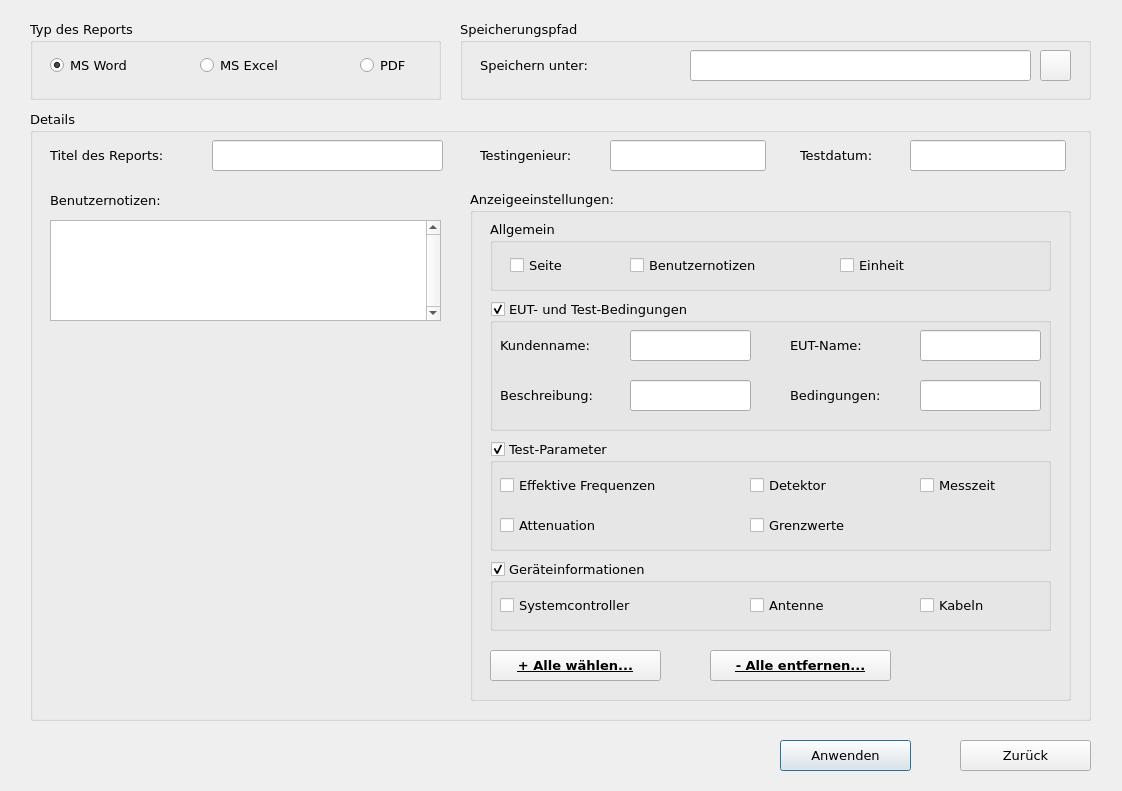
<?xml version="1.0" encoding="UTF-8"?>
<ui version="4.0">
 <class>ReportWindow</class>
 <widget class="QWidget" name="ReportWindow">
  <property name="geometry">
   <rect>
    <x>0</x>
    <y>0</y>
    <width>1122</width>
    <height>791</height>
   </rect>
  </property>
  <property name="minimumSize">
   <size>
    <width>0</width>
    <height>0</height>
   </size>
  </property>
  <property name="maximumSize">
   <size>
    <width>1401</width>
    <height>100000</height>
   </size>
  </property>
  <property name="font">
   <font>
    <family>Verdana</family>
    <pointsize>10</pointsize>
   </font>
  </property>
  <property name="windowTitle">
   <string>Einstellungen des Reports </string>
  </property>
  <property name="windowIcon">
   <iconset>
    <selectedon>icon materials/6.png</selectedon>
   </iconset>
  </property>
  <widget class="QGroupBox" name="DetailsGroupBox">
   <property name="geometry">
    <rect>
     <x>30</x>
     <y>110</y>
     <width>1061</width>
     <height>611</height>
    </rect>
   </property>
   <property name="minimumSize">
    <size>
     <width>1061</width>
     <height>611</height>
    </size>
   </property>
   <property name="maximumSize">
    <size>
     <width>1061</width>
     <height>611</height>
    </size>
   </property>
   <property name="title">
    <string>Details</string>
   </property>
   <widget class="QLabel" name="ReportTitelLabel">
    <property name="geometry">
     <rect>
      <x>20</x>
      <y>30</y>
      <width>161</width>
      <height>31</height>
     </rect>
    </property>
    <property name="minimumSize">
     <size>
      <width>161</width>
      <height>31</height>
     </size>
    </property>
    <property name="maximumSize">
     <size>
      <width>161</width>
      <height>31</height>
     </size>
    </property>
    <property name="text">
     <string>Titel des Reports:</string>
    </property>
   </widget>
   <widget class="QLineEdit" name="ReportTitelLineEdit">
    <property name="geometry">
     <rect>
      <x>182</x>
      <y>30</y>
      <width>231</width>
      <height>31</height>
     </rect>
    </property>
    <property name="minimumSize">
     <size>
      <width>231</width>
      <height>31</height>
     </size>
    </property>
    <property name="maximumSize">
     <size>
      <width>231</width>
      <height>31</height>
     </size>
    </property>
   </widget>
   <widget class="QLabel" name="TestIngenieurLabel">
    <property name="geometry">
     <rect>
      <x>450</x>
      <y>30</y>
      <width>131</width>
      <height>31</height>
     </rect>
    </property>
    <property name="minimumSize">
     <size>
      <width>131</width>
      <height>31</height>
     </size>
    </property>
    <property name="maximumSize">
     <size>
      <width>131</width>
      <height>31</height>
     </size>
    </property>
    <property name="text">
     <string>Testingenieur:</string>
    </property>
   </widget>
   <widget class="QLineEdit" name="TestIngenieurLineEdit">
    <property name="geometry">
     <rect>
      <x>580</x>
      <y>30</y>
      <width>156</width>
      <height>31</height>
     </rect>
    </property>
    <property name="minimumSize">
     <size>
      <width>156</width>
      <height>31</height>
     </size>
    </property>
    <property name="maximumSize">
     <size>
      <width>156</width>
      <height>31</height>
     </size>
    </property>
   </widget>
   <widget class="QLabel" name="TestDatumLabel">
    <property name="geometry">
     <rect>
      <x>770</x>
      <y>30</y>
      <width>101</width>
      <height>31</height>
     </rect>
    </property>
    <property name="minimumSize">
     <size>
      <width>101</width>
      <height>31</height>
     </size>
    </property>
    <property name="maximumSize">
     <size>
      <width>101</width>
      <height>31</height>
     </size>
    </property>
    <property name="text">
     <string>Testdatum:</string>
    </property>
   </widget>
   <widget class="QLineEdit" name="TestDatumLineEdit">
    <property name="geometry">
     <rect>
      <x>880</x>
      <y>30</y>
      <width>156</width>
      <height>31</height>
     </rect>
    </property>
    <property name="minimumSize">
     <size>
      <width>156</width>
      <height>31</height>
     </size>
    </property>
    <property name="maximumSize">
     <size>
      <width>156</width>
      <height>31</height>
     </size>
    </property>
   </widget>
   <widget class="QLabel" name="BenutzerNotizenLabel">
    <property name="geometry">
     <rect>
      <x>20</x>
      <y>75</y>
      <width>151</width>
      <height>31</height>
     </rect>
    </property>
    <property name="minimumSize">
     <size>
      <width>151</width>
      <height>31</height>
     </size>
    </property>
    <property name="maximumSize">
     <size>
      <width>151</width>
      <height>31</height>
     </size>
    </property>
    <property name="text">
     <string>Benutzernotizen:</string>
    </property>
   </widget>
   <widget class="QTextEdit" name="BenutzerNotizenTextEdit">
    <property name="geometry">
     <rect>
      <x>20</x>
      <y>110</y>
      <width>391</width>
      <height>101</height>
     </rect>
    </property>
    <property name="minimumSize">
     <size>
      <width>391</width>
      <height>101</height>
     </size>
    </property>
    <property name="maximumSize">
     <size>
      <width>391</width>
      <height>101</height>
     </size>
    </property>
    <property name="verticalScrollBarPolicy">
     <enum>Qt::ScrollBarAlwaysOn</enum>
    </property>
   </widget>
   <widget class="QLabel" name="ReportIconLabel">
    <property name="geometry">
     <rect>
      <x>80</x>
      <y>270</y>
      <width>271</width>
      <height>271</height>
     </rect>
    </property>
    <property name="minimumSize">
     <size>
      <width>271</width>
      <height>271</height>
     </size>
    </property>
    <property name="maximumSize">
     <size>
      <width>271</width>
      <height>271</height>
     </size>
    </property>
    <property name="text">
     <string/>
    </property>
   </widget>
   <widget class="QGroupBox" name="AnzeigeEinstellungenGroupBox">
    <property name="geometry">
     <rect>
      <x>440</x>
      <y>80</y>
      <width>601</width>
      <height>511</height>
     </rect>
    </property>
    <property name="minimumSize">
     <size>
      <width>601</width>
      <height>501</height>
     </size>
    </property>
    <property name="maximumSize">
     <size>
      <width>601</width>
      <height>511</height>
     </size>
    </property>
    <property name="title">
     <string>Anzeigeeinstellungen:</string>
    </property>
    <widget class="QGroupBox" name="AllgemeinGroupBox">
     <property name="geometry">
      <rect>
       <x>20</x>
       <y>30</y>
       <width>561</width>
       <height>71</height>
      </rect>
     </property>
     <property name="minimumSize">
      <size>
       <width>561</width>
       <height>71</height>
      </size>
     </property>
     <property name="maximumSize">
      <size>
       <width>561</width>
       <height>71</height>
      </size>
     </property>
     <property name="title">
      <string>Allgemein</string>
     </property>
     <widget class="QCheckBox" name="AllgemeinSeiteCheckBox">
      <property name="geometry">
       <rect>
        <x>20</x>
        <y>30</y>
        <width>71</width>
        <height>31</height>
       </rect>
      </property>
      <property name="minimumSize">
       <size>
        <width>71</width>
        <height>31</height>
       </size>
      </property>
      <property name="maximumSize">
       <size>
        <width>71</width>
        <height>31</height>
       </size>
      </property>
      <property name="text">
       <string>Seite</string>
      </property>
     </widget>
     <widget class="QCheckBox" name="AllgemeinBenutzerNotizenCheckBox">
      <property name="geometry">
       <rect>
        <x>140</x>
        <y>30</y>
        <width>171</width>
        <height>31</height>
       </rect>
      </property>
      <property name="minimumSize">
       <size>
        <width>171</width>
        <height>31</height>
       </size>
      </property>
      <property name="maximumSize">
       <size>
        <width>171</width>
        <height>31</height>
       </size>
      </property>
      <property name="text">
       <string>Benutzernotizen</string>
      </property>
     </widget>
     <widget class="QCheckBox" name="AllgemeinDiagrammCheckBox">
      <property name="geometry">
       <rect>
        <x>350</x>
        <y>30</y>
        <width>191</width>
        <height>31</height>
       </rect>
      </property>
      <property name="minimumSize">
       <size>
        <width>191</width>
        <height>31</height>
       </size>
      </property>
      <property name="maximumSize">
       <size>
        <width>191</width>
        <height>31</height>
       </size>
      </property>
      <property name="text">
       <string>Einheit</string>
      </property>
     </widget>
    </widget>
    <widget class="QGroupBox" name="TestparameterGroupBox">
     <property name="geometry">
      <rect>
       <x>20</x>
       <y>250</y>
       <width>561</width>
       <height>111</height>
      </rect>
     </property>
     <property name="minimumSize">
      <size>
       <width>561</width>
       <height>111</height>
      </size>
     </property>
     <property name="maximumSize">
      <size>
       <width>561</width>
       <height>111</height>
      </size>
     </property>
     <property name="title">
      <string>Test-Parameter</string>
     </property>
     <property name="checkable">
      <bool>true</bool>
     </property>
     <widget class="QCheckBox" name="Effectivefrequency">
      <property name="geometry">
       <rect>
        <x>10</x>
        <y>30</y>
        <width>211</width>
        <height>31</height>
       </rect>
      </property>
      <property name="minimumSize">
       <size>
        <width>211</width>
        <height>31</height>
       </size>
      </property>
      <property name="maximumSize">
       <size>
        <width>211</width>
        <height>31</height>
       </size>
      </property>
      <property name="text">
       <string>Effektive Frequenzen</string>
      </property>
     </widget>
     <widget class="QCheckBox" name="Messzeit">
      <property name="geometry">
       <rect>
        <x>430</x>
        <y>30</y>
        <width>101</width>
        <height>31</height>
       </rect>
      </property>
      <property name="minimumSize">
       <size>
        <width>101</width>
        <height>31</height>
       </size>
      </property>
      <property name="maximumSize">
       <size>
        <width>101</width>
        <height>31</height>
       </size>
      </property>
      <property name="text">
       <string>Messzeit</string>
      </property>
     </widget>
     <widget class="QCheckBox" name="Attenuation">
      <property name="geometry">
       <rect>
        <x>10</x>
        <y>70</y>
        <width>131</width>
        <height>31</height>
       </rect>
      </property>
      <property name="minimumSize">
       <size>
        <width>131</width>
        <height>31</height>
       </size>
      </property>
      <property name="maximumSize">
       <size>
        <width>131</width>
        <height>31</height>
       </size>
      </property>
      <property name="text">
       <string>Attenuation</string>
      </property>
     </widget>
     <widget class="QCheckBox" name="Detektor">
      <property name="geometry">
       <rect>
        <x>260</x>
        <y>30</y>
        <width>101</width>
        <height>31</height>
       </rect>
      </property>
      <property name="minimumSize">
       <size>
        <width>101</width>
        <height>31</height>
       </size>
      </property>
      <property name="maximumSize">
       <size>
        <width>101</width>
        <height>31</height>
       </size>
      </property>
      <property name="text">
       <string>Detektor</string>
      </property>
     </widget>
     <widget class="QCheckBox" name="Grenzwerte">
      <property name="geometry">
       <rect>
        <x>260</x>
        <y>70</y>
        <width>121</width>
        <height>31</height>
       </rect>
      </property>
      <property name="minimumSize">
       <size>
        <width>121</width>
        <height>31</height>
       </size>
      </property>
      <property name="maximumSize">
       <size>
        <width>121</width>
        <height>31</height>
       </size>
      </property>
      <property name="text">
       <string>Grenzwerte</string>
      </property>
     </widget>
    </widget>
    <widget class="QToolButton" name="AnzeigeEinsteuungenToolButton_1">
     <property name="geometry">
      <rect>
       <x>20</x>
       <y>460</y>
       <width>171</width>
       <height>31</height>
      </rect>
     </property>
     <property name="minimumSize">
      <size>
       <width>171</width>
       <height>31</height>
      </size>
     </property>
     <property name="maximumSize">
      <size>
       <width>171</width>
       <height>31</height>
      </size>
     </property>
     <property name="font">
      <font>
       <weight>75</weight>
       <italic>false</italic>
       <bold>true</bold>
       <underline>true</underline>
      </font>
     </property>
     <property name="text">
      <string>+ Alle wählen...</string>
     </property>
    </widget>
    <widget class="QToolButton" name="AnzeigeEinsteuungenToolButton_2">
     <property name="geometry">
      <rect>
       <x>240</x>
       <y>460</y>
       <width>181</width>
       <height>31</height>
      </rect>
     </property>
     <property name="minimumSize">
      <size>
       <width>181</width>
       <height>31</height>
      </size>
     </property>
     <property name="maximumSize">
      <size>
       <width>181</width>
       <height>31</height>
      </size>
     </property>
     <property name="font">
      <font>
       <weight>75</weight>
       <bold>true</bold>
       <underline>true</underline>
      </font>
     </property>
     <property name="text">
      <string>- Alle entfernen...</string>
     </property>
    </widget>
    <widget class="QGroupBox" name="EUTgroupBox">
     <property name="geometry">
      <rect>
       <x>20</x>
       <y>110</y>
       <width>561</width>
       <height>131</height>
      </rect>
     </property>
     <property name="minimumSize">
      <size>
       <width>561</width>
       <height>131</height>
      </size>
     </property>
     <property name="maximumSize">
      <size>
       <width>561</width>
       <height>131</height>
      </size>
     </property>
     <property name="focusPolicy">
      <enum>Qt::NoFocus</enum>
     </property>
     <property name="title">
      <string>EUT- und Test-Bedingungen</string>
     </property>
     <property name="checkable">
      <bool>true</bool>
     </property>
     <widget class="QLineEdit" name="KundennameEditor">
      <property name="geometry">
       <rect>
        <x>140</x>
        <y>30</y>
        <width>121</width>
        <height>31</height>
       </rect>
      </property>
      <property name="minimumSize">
       <size>
        <width>121</width>
        <height>31</height>
       </size>
      </property>
      <property name="maximumSize">
       <size>
        <width>121</width>
        <height>31</height>
       </size>
      </property>
     </widget>
     <widget class="QLineEdit" name="EUTNameEditor">
      <property name="geometry">
       <rect>
        <x>430</x>
        <y>30</y>
        <width>121</width>
        <height>31</height>
       </rect>
      </property>
      <property name="minimumSize">
       <size>
        <width>121</width>
        <height>31</height>
       </size>
      </property>
      <property name="maximumSize">
       <size>
        <width>121</width>
        <height>31</height>
       </size>
      </property>
     </widget>
     <widget class="QLineEdit" name="BeschribungEditor">
      <property name="geometry">
       <rect>
        <x>140</x>
        <y>80</y>
        <width>121</width>
        <height>31</height>
       </rect>
      </property>
      <property name="minimumSize">
       <size>
        <width>121</width>
        <height>31</height>
       </size>
      </property>
      <property name="maximumSize">
       <size>
        <width>121</width>
        <height>31</height>
       </size>
      </property>
     </widget>
     <widget class="QLineEdit" name="BedingungenEditor">
      <property name="geometry">
       <rect>
        <x>430</x>
        <y>80</y>
        <width>121</width>
        <height>31</height>
       </rect>
      </property>
      <property name="minimumSize">
       <size>
        <width>121</width>
        <height>31</height>
       </size>
      </property>
      <property name="maximumSize">
       <size>
        <width>121</width>
        <height>31</height>
       </size>
      </property>
     </widget>
     <widget class="QLabel" name="Beschreibung">
      <property name="geometry">
       <rect>
        <x>10</x>
        <y>80</y>
        <width>131</width>
        <height>31</height>
       </rect>
      </property>
      <property name="minimumSize">
       <size>
        <width>131</width>
        <height>31</height>
       </size>
      </property>
      <property name="maximumSize">
       <size>
        <width>131</width>
        <height>31</height>
       </size>
      </property>
      <property name="text">
       <string>Beschreibung:</string>
      </property>
     </widget>
     <widget class="QLabel" name="EUTName">
      <property name="geometry">
       <rect>
        <x>300</x>
        <y>30</y>
        <width>101</width>
        <height>31</height>
       </rect>
      </property>
      <property name="minimumSize">
       <size>
        <width>101</width>
        <height>31</height>
       </size>
      </property>
      <property name="maximumSize">
       <size>
        <width>101</width>
        <height>31</height>
       </size>
      </property>
      <property name="text">
       <string>EUT-Name:</string>
      </property>
     </widget>
     <widget class="QLabel" name="Bedingungen">
      <property name="geometry">
       <rect>
        <x>300</x>
        <y>80</y>
        <width>121</width>
        <height>31</height>
       </rect>
      </property>
      <property name="minimumSize">
       <size>
        <width>121</width>
        <height>31</height>
       </size>
      </property>
      <property name="maximumSize">
       <size>
        <width>121</width>
        <height>31</height>
       </size>
      </property>
      <property name="text">
       <string>Bedingungen:</string>
      </property>
     </widget>
     <widget class="QLabel" name="Kundenname">
      <property name="geometry">
       <rect>
        <x>10</x>
        <y>30</y>
        <width>121</width>
        <height>31</height>
       </rect>
      </property>
      <property name="minimumSize">
       <size>
        <width>121</width>
        <height>31</height>
       </size>
      </property>
      <property name="maximumSize">
       <size>
        <width>121</width>
        <height>31</height>
       </size>
      </property>
      <property name="text">
       <string>Kundenname:</string>
      </property>
     </widget>
    </widget>
    <widget class="QGroupBox" name="Equipmentinformations">
     <property name="geometry">
      <rect>
       <x>20</x>
       <y>370</y>
       <width>561</width>
       <height>71</height>
      </rect>
     </property>
     <property name="minimumSize">
      <size>
       <width>561</width>
       <height>71</height>
      </size>
     </property>
     <property name="maximumSize">
      <size>
       <width>561</width>
       <height>71</height>
      </size>
     </property>
     <property name="title">
      <string>Geräteinformationen</string>
     </property>
     <property name="checkable">
      <bool>true</bool>
     </property>
     <widget class="QCheckBox" name="Antenne">
      <property name="geometry">
       <rect>
        <x>260</x>
        <y>30</y>
        <width>101</width>
        <height>31</height>
       </rect>
      </property>
      <property name="minimumSize">
       <size>
        <width>101</width>
        <height>31</height>
       </size>
      </property>
      <property name="maximumSize">
       <size>
        <width>101</width>
        <height>31</height>
       </size>
      </property>
      <property name="text">
       <string>Antenne</string>
      </property>
     </widget>
     <widget class="QCheckBox" name="Kabeln">
      <property name="geometry">
       <rect>
        <x>430</x>
        <y>30</y>
        <width>91</width>
        <height>31</height>
       </rect>
      </property>
      <property name="minimumSize">
       <size>
        <width>91</width>
        <height>31</height>
       </size>
      </property>
      <property name="maximumSize">
       <size>
        <width>91</width>
        <height>31</height>
       </size>
      </property>
      <property name="text">
       <string>Kabeln</string>
      </property>
     </widget>
     <widget class="QCheckBox" name="Systemkontroller">
      <property name="geometry">
       <rect>
        <x>10</x>
        <y>30</y>
        <width>171</width>
        <height>31</height>
       </rect>
      </property>
      <property name="minimumSize">
       <size>
        <width>171</width>
        <height>31</height>
       </size>
      </property>
      <property name="maximumSize">
       <size>
        <width>171</width>
        <height>31</height>
       </size>
      </property>
      <property name="text">
       <string>Systemcontroller</string>
      </property>
     </widget>
    </widget>
   </widget>
  </widget>
  <widget class="QGroupBox" name="ReportTypeGroupBox">
   <property name="geometry">
    <rect>
     <x>30</x>
     <y>20</y>
     <width>411</width>
     <height>80</height>
    </rect>
   </property>
   <property name="minimumSize">
    <size>
     <width>411</width>
     <height>80</height>
    </size>
   </property>
   <property name="maximumSize">
    <size>
     <width>411</width>
     <height>80</height>
    </size>
   </property>
   <property name="title">
    <string>Typ des Reports</string>
   </property>
   <widget class="QRadioButton" name="MSWordRadioButton">
    <property name="geometry">
     <rect>
      <x>20</x>
      <y>30</y>
      <width>101</width>
      <height>31</height>
     </rect>
    </property>
    <property name="minimumSize">
     <size>
      <width>101</width>
      <height>31</height>
     </size>
    </property>
    <property name="maximumSize">
     <size>
      <width>101</width>
      <height>31</height>
     </size>
    </property>
    <property name="text">
     <string>MS Word</string>
    </property>
    <property name="checked">
     <bool>true</bool>
    </property>
   </widget>
   <widget class="QRadioButton" name="MSExcelRadioButton">
    <property name="geometry">
     <rect>
      <x>170</x>
      <y>30</y>
      <width>101</width>
      <height>31</height>
     </rect>
    </property>
    <property name="minimumSize">
     <size>
      <width>101</width>
      <height>31</height>
     </size>
    </property>
    <property name="maximumSize">
     <size>
      <width>101</width>
      <height>31</height>
     </size>
    </property>
    <property name="text">
     <string>MS Excel</string>
    </property>
   </widget>
   <widget class="QRadioButton" name="PDFRadioButton">
    <property name="geometry">
     <rect>
      <x>330</x>
      <y>30</y>
      <width>61</width>
      <height>31</height>
     </rect>
    </property>
    <property name="minimumSize">
     <size>
      <width>61</width>
      <height>31</height>
     </size>
    </property>
    <property name="maximumSize">
     <size>
      <width>61</width>
      <height>31</height>
     </size>
    </property>
    <property name="text">
     <string>PDF</string>
    </property>
   </widget>
  </widget>
  <widget class="QGroupBox" name="SpeicherungspfadGroupBox">
   <property name="geometry">
    <rect>
     <x>460</x>
     <y>20</y>
     <width>631</width>
     <height>80</height>
    </rect>
   </property>
   <property name="minimumSize">
    <size>
     <width>631</width>
     <height>80</height>
    </size>
   </property>
   <property name="maximumSize">
    <size>
     <width>631</width>
     <height>80</height>
    </size>
   </property>
   <property name="title">
    <string>Speicherungspfad</string>
   </property>
   <widget class="QLabel" name="SpeichernUnterLabel">
    <property name="geometry">
     <rect>
      <x>20</x>
      <y>30</y>
      <width>151</width>
      <height>31</height>
     </rect>
    </property>
    <property name="minimumSize">
     <size>
      <width>151</width>
      <height>31</height>
     </size>
    </property>
    <property name="maximumSize">
     <size>
      <width>151</width>
      <height>31</height>
     </size>
    </property>
    <property name="sizeIncrement">
     <size>
      <width>31</width>
      <height>0</height>
     </size>
    </property>
    <property name="text">
     <string>Speichern unter:</string>
    </property>
   </widget>
   <widget class="QLineEdit" name="SpeichernUnterLineEdit">
    <property name="geometry">
     <rect>
      <x>230</x>
      <y>30</y>
      <width>341</width>
      <height>31</height>
     </rect>
    </property>
    <property name="minimumSize">
     <size>
      <width>341</width>
      <height>31</height>
     </size>
    </property>
    <property name="maximumSize">
     <size>
      <width>341</width>
      <height>31</height>
     </size>
    </property>
   </widget>
   <widget class="QToolButton" name="SpeichernUnterToolButton">
    <property name="geometry">
     <rect>
      <x>580</x>
      <y>30</y>
      <width>31</width>
      <height>31</height>
     </rect>
    </property>
    <property name="minimumSize">
     <size>
      <width>31</width>
      <height>31</height>
     </size>
    </property>
    <property name="maximumSize">
     <size>
      <width>31</width>
      <height>31</height>
     </size>
    </property>
    <property name="text">
     <string/>
    </property>
    <property name="icon">
     <iconset>
      <selectedon>icon materials/24.png</selectedon>
     </iconset>
    </property>
    <property name="iconSize">
     <size>
      <width>31</width>
      <height>31</height>
     </size>
    </property>
   </widget>
  </widget>
  <widget class="QPushButton" name="ReportWindowOKPushButton">
   <property name="geometry">
    <rect>
     <x>780</x>
     <y>740</y>
     <width>131</width>
     <height>31</height>
    </rect>
   </property>
   <property name="minimumSize">
    <size>
     <width>131</width>
     <height>31</height>
    </size>
   </property>
   <property name="maximumSize">
    <size>
     <width>131</width>
     <height>31</height>
    </size>
   </property>
   <property name="text">
    <string>Anwenden</string>
   </property>
   <property name="default">
    <bool>true</bool>
   </property>
  </widget>
  <widget class="QPushButton" name="ReportWindowCancelPushButton">
   <property name="geometry">
    <rect>
     <x>960</x>
     <y>740</y>
     <width>131</width>
     <height>31</height>
    </rect>
   </property>
   <property name="minimumSize">
    <size>
     <width>131</width>
     <height>31</height>
    </size>
   </property>
   <property name="maximumSize">
    <size>
     <width>131</width>
     <height>31</height>
    </size>
   </property>
   <property name="text">
    <string>Zurück</string>
   </property>
  </widget>
 </widget>
 <resources/>
 <connections>
  <connection>
   <sender>ReportWindowCancelPushButton</sender>
   <signal>clicked()</signal>
   <receiver>ReportWindow</receiver>
   <slot>close()</slot>
   <hints>
    <hint type="sourcelabel">
     <x>1045</x>
     <y>735</y>
    </hint>
    <hint type="destinationlabel">
     <x>715</x>
     <y>734</y>
    </hint>
   </hints>
  </connection>
 </connections>
</ui>
